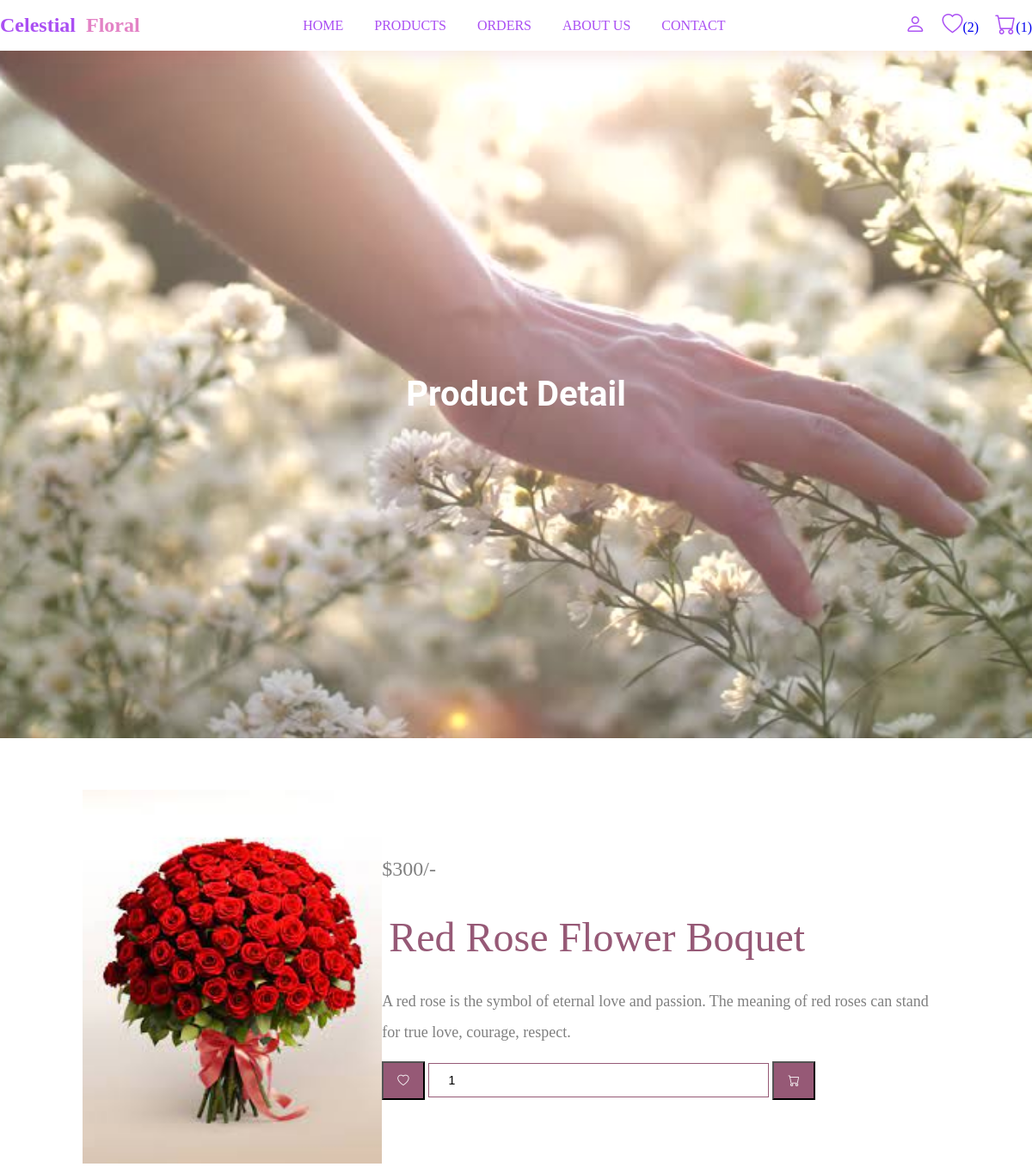
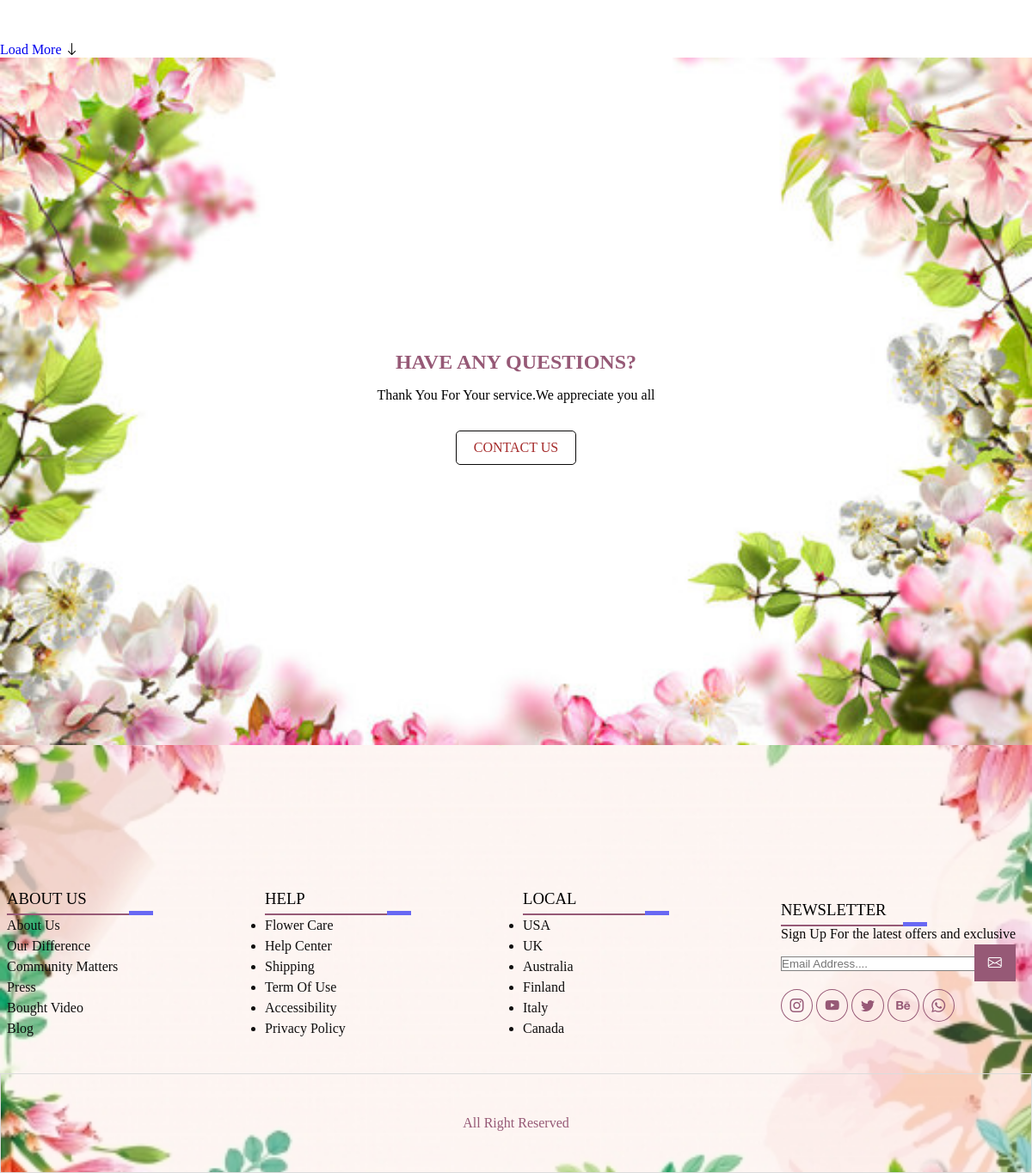
Screenshot of /view_page.php?pid=24 with the database file from the repository (2 pictures, top to bottom).
### tables this page shows
CREATE TABLE `products` (
  `id` int(255) NOT NULL,
  `name` varchar(255) NOT NULL,
  `price` varchar(255) NOT NULL,
  `product_detail` varchar(255) NOT NULL,
  `image` varchar(225) NOT NULL
);

### view_page.php (the view, shortened to what this page needs)
<?php
include 'connection.php';
$user_id = isset($_SESSION['user_id']) ? $_SESSION['user_id'] : null;
?>
<!DOCTYPE html>
<html lang="en">
<head>
    <link rel="stylesheet" href="main.css">
    <link rel="stylesheet" href="https://cdn.jsdelivr.net/npm/bootstrap-icons/font/bootstrap-icons.css">
</head>
<body>
<header class="header">
    <div class="flex">
        <a href="admin_header.php" class="logo">Celestial &nbsp<span>Floral</span></a>
        <nav class="navbar">
            <a href="index.php">Home</a>
            <a href="products.php">Products</a>
            <a href="orders.php">Orders</a>
            <a href="about.php">About us</a>
            <a href="contact.php">Contact</a>
        </nav>
        <div class="icons">
            <i class="bi bi-person" id="user-icon"></i>
                <?php
                $select_wishlist = mysqli_query($conn, "SELECT * FROM `wishlist` WHERE user_id = '$user_id'") or die('query failed');
                $wishlist_num_rows = mysqli_num_rows($select_wishlist);
                ?>
                <a href="wishlist.php"><i class="bi bi-heart"></i><span>(<?php echo $wishlist_num_rows; ?>)</span></a>
                <?php
                $select_cart = mysqli_query($conn, "SELECT * FROM `cart` WHERE user_id = '$user_id'") or die('query failed');
                $cart_num_rows = mysqli_num_rows($select_cart);
                ?>
                <a href="cart.php"><i class="bi bi-cart"></i><span>(<?php echo $cart_num_rows; ?>)</span></a>
        </div>
    </div>
</header>
<div class="slider-section">
    <div class="slide-show-container">
        <div class="wrapper-one">
            <div class="wrapper-text">Product Detail</div>
        </div>
    </div>
</div>
    <div class="view_page">
        <?php
         if (isset($_GET['pid'])){
            $pid = $_GET['pid'];
            $select_products = mysqli_query($conn, "SELECT * FROM `products` WHERE id = '$pid'")or die('query failed');
            if(mysqli_num_rows($select_products)>0){
                while($fetch_products = mysqli_fetch_assoc($select_products)){
        ?>
            <form action="" method="post" class="box">
                <img src="image/<?php echo htmlspecialchars($fetch_products['image']); ?>">
                <div class="detail">
                <div class="price">$<?php echo htmlspecialchars($fetch_products['price']); ?>/-</div>
                <div class="name"><?php echo htmlspecialchars($fetch_products['name']); ?></div>
                <div class="detail"><?php echo htmlspecialchars($fetch_products['product_detail']); ?></div>
                <div class="icon">
                    <button type="submit" name="add_to_wishlist" class="bi bi-heart"></button>
                    <input type="number" name="product_quantity" value="1" min="0" class="quantity">
                    <button type="submit" name="add_to_cart" class="bi bi-cart"></button>
                </div>
                </div>
            </form>
        <?php
              }
            }
         }
        ?>
    </div>
    <div class="more">
       <a href="shop.php">Load More</a>
       <i class="bi bi-arrow-down"></i>
</div>
<?php include 'footer.php'; ?>
</body>
</html>

### main.css (style rules this page uses)
* { margin: 0; padding: 0; box-sizing: border-box; }
:root { --white-alpha-40: rgba(156, 126, 126, 0.4); --white-alpha-25: rgba(255,255,255,0.25); --backdrop-filter-blur: blur(5px); --pink:#965976; --box-shadow: 0 .5rem 1rem rgba(197, 62, 62, 0.1); }
a { text-decoration: none; }
form input, textarea { width: 100%; background:var(); padding: .7rem 1.4rem; outline: none; border: none; border-radius: 20px; margin: .5rem 0; padding-left: 2px 2px 5px rgba(0,0,0,0.40); font-size: 14px; }
header { background: #fff; width: 100%; padding: 1rem 0; box-shadow: var(--box-shadow); position: relative; z-index: 1000; }
.flex { max-width: 1200px; display: flex; justify-content:space-between; align-items: center; position: relative; margin: 0 auto; }
.logo { font-size: 1.5rem; font-weight: bold; color:#aa4ff3; }
.logo span { color:#e382c5 }
.navbar a { margin: 0 1rem; font-size: 1rem; color: #aa4ff3; text-transform: uppercase; }
.header .icons { display: flex; }
.header .icons i { margin-left: 1.2rem; font-size: 1.5rem; cursor: pointer; color: #aa4ff3; }
.slide-show-container { height: 100vh; width: 100%; position: relative; overflow: hidden; }
.wrapper-one, .wrapper-two, .wrapper-three { background-color: #eee; background-size: cover; background-position: center center; background-repeat: no-repeat; height: 100%; width: 100%; position: absolute; color: #fff; text-transform: capitalize; opacity: 0; }
.wrapper-one { background-image: url('image/bg4.jpg'); opacity: 1; }
.wrapper-text { font: 700 40px/1.4 'Roboto', sans-serif; position: absolute; top: 50%; left: 50%; transform: translate(-50%, -50%); text-align: center; z-index: 1; }
.name { font-size: 20px; color: var(--pink); margin: .5rem; text-transform: capitalize; }
.view_page { padding: 5% 8%; }
.view_page form { display: flex; justify-content: center; align-items: center; }
.view_page form img { width: 45%; }
.view_page form .name { font-size: 3rem; color: var(--pink); }
.view_page form .detail, .view_page form .price { font-size: 18px; color: gray; line-height: 2; }
.view_page form .price { font-size: 24px; }
.view_page form .quantity { width: 60%; box-shadow: none; border: 1px solid var(--pink); border-radius: 0; margin-top: 1rem; }
.view_page button { background: var(--pink); color: #fff; margin-top: 1rem; padding: .8rem 1rem; }

### rows the page displays
products: image (picture), price "300", name "Red Rose Flower Boquet", product_detail "A red rose is the symbol of eternal love and passion. The meaning of red roses can stand for true love, courage, respect."

### other values shown
$wishlist_num_rows "2"
$cart_num_rows "1"
